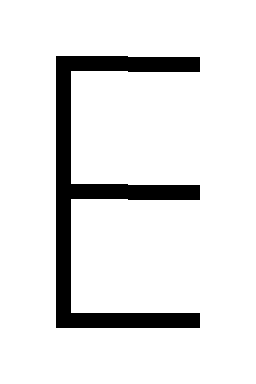

This is a level from a 2D game, rendered from its Tiled map with the project's own tilesets. A one-line summary and the complete map file follow:
An orthogonal 2x3 tile map with 128x128 px tiles, 1 tile layer (Tile Layer 1).

<map version="1.2" tiledversion="1.3.4" orientation="orthogonal" renderorder="right-down" width="2" height="3" tilewidth="128" tileheight="128" infinite="0" nextlayerid="2" nextobjectid="1">
 <tileset firstgid="1" name="g1" tilewidth="128" tileheight="128" tilecount="15" columns="0">
  <grid orientation="orthogonal" width="1" height="1" />
  <tile id="0">
   <image width="128" height="128" source="../tileset/0.bmp" />
  </tile>
  <tile id="1">
   <image width="128" height="128" source="../tileset/1.bmp" />
  </tile>
  <tile id="2">
   <image width="128" height="128" source="../tileset/2.bmp" />
  </tile>
  <tile id="3">
   <image width="128" height="128" source="../tileset/3.bmp" />
  </tile>
  <tile id="4">
   <image width="128" height="128" source="../tileset/4.bmp" />
  </tile>
  <tile id="5">
   <image width="128" height="128" source="../tileset/5.bmp" />
  </tile>
  <tile id="6">
   <image width="128" height="128" source="../tileset/6.bmp" />
  </tile>
  <tile id="7">
   <image width="128" height="128" source="../tileset/7.bmp" />
  </tile>
  <tile id="8">
   <image width="128" height="128" source="../tileset/8.bmp" />
  </tile>
  <tile id="9">
   <image width="128" height="128" source="../tileset/9.bmp" />
  </tile>
  <tile id="10">
   <image width="128" height="128" source="../tileset/10.bmp" />
  </tile>
  <tile id="11">
   <image width="128" height="128" source="../tileset/11.bmp" />
  </tile>
  <tile id="12">
   <image width="128" height="128" source="../tileset/12.bmp" />
  </tile>
  <tile id="13">
   <image width="128" height="128" source="../tileset/13.bmp" />
  </tile>
  <tile id="14">
   <image width="128" height="128" source="../tileset/14.bmp" />
  </tile>
 </tileset>
 <layer id="1" name="Tile Layer 1" width="2" height="3">
  <data encoding="csv">
8,4,
12,4,
7,4
</data>
 </layer>
</map>
